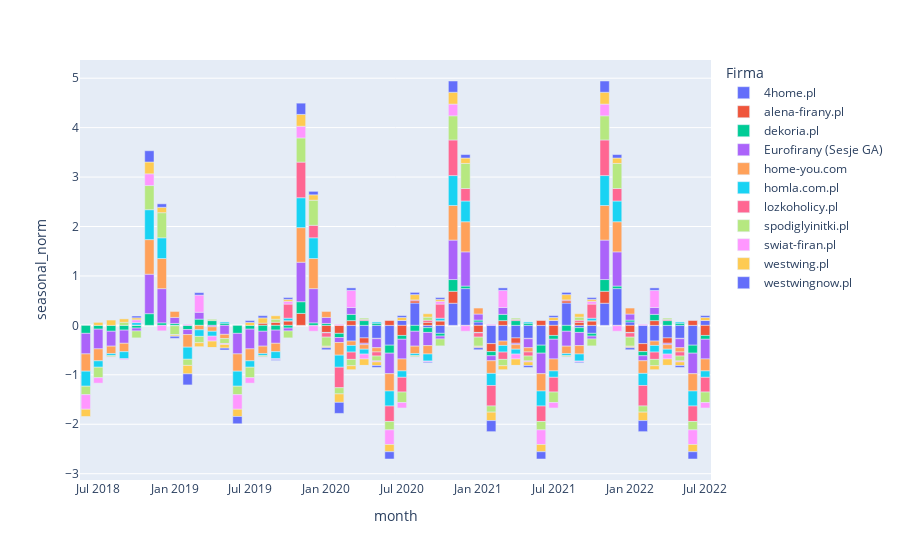

Source (notebook cell):
### Code cell
px.bar(df_trend,
        x='month',
        y='seasonal_norm',
        color='Firma',
       height=700)
